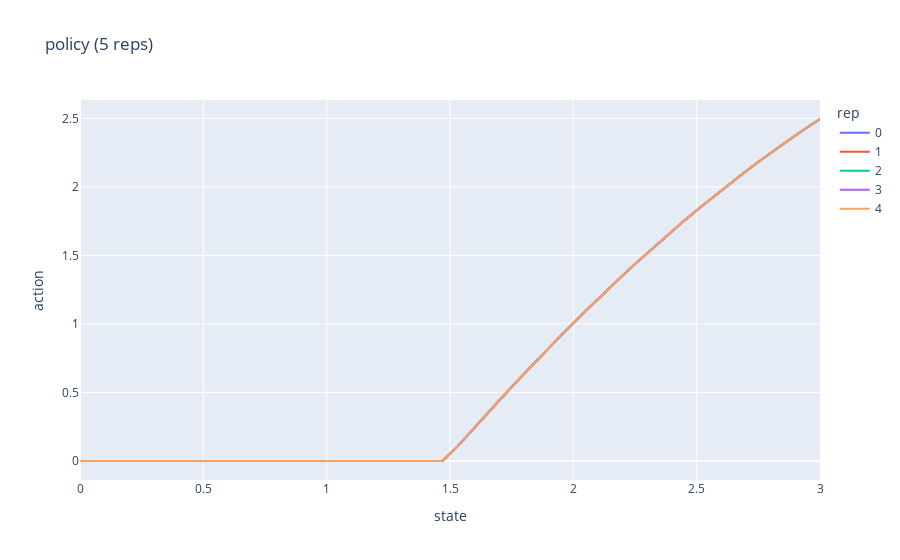

Notebook code cell kept with this figure:
### Code cell
df = policy.query("rep < 5")
fig = px.line(df, x="state", y="action", color="rep", title='policy (5 reps)')
fig.show()
